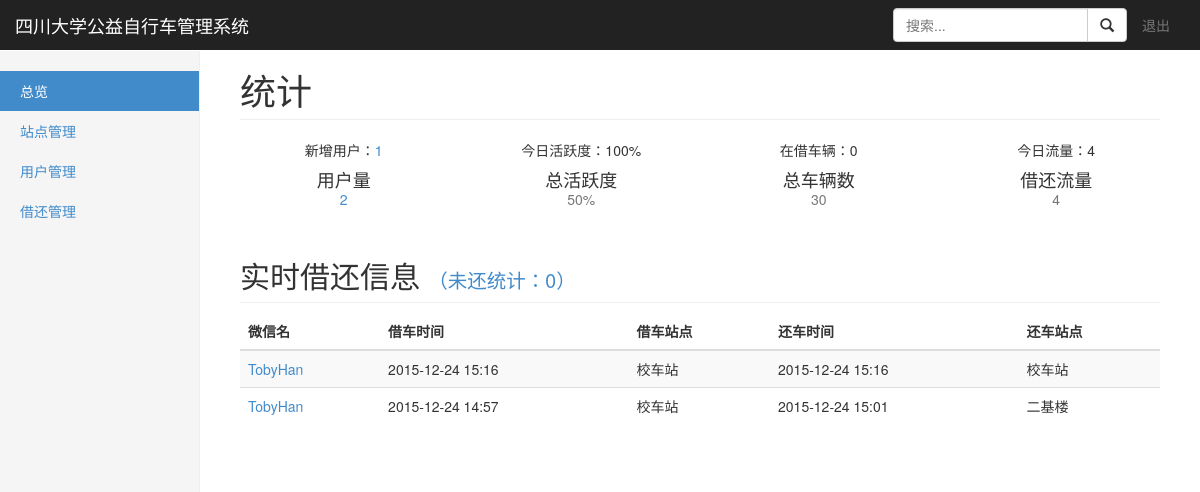
The app's page /index.php (signed in) with its own data.
### tables this page shows
CREATE TABLE IF NOT EXISTS `bike_lend` (
  `id` int(10) NOT NULL AUTO_INCREMENT,
  `userId` int(10) DEFAULT NULL COMMENT '借车人的user_id',
  `lendCreateAt` int(10) DEFAULT NULL COMMENT '借车时间,采用标准时间戳保存',
  `lendStationId` int(10) DEFAULT NULL COMMENT '借车站点id',
  `returnStationId` int(10) DEFAULT NULL COMMENT '还车站点id',
  `returnCreateAt` int(10) DEFAULT NULL COMMENT '还车时间',
  `status` tinyint(2) DEFAULT NULL COMMENT '订单状态,0为借出未还,1为已还',
  `updateCreateAt` int(10) DEFAULT NULL COMMENT '最后更新时间',
  PRIMARY KEY (`id`),
  KEY `index` (`userId`,`lendCreateAt`,`lendStationId`,`returnStationId`,`returnCreateAt`,`status`) USING BTREE
);

CREATE TABLE IF NOT EXISTS `bike_user` (
  `id` int(10) NOT NULL AUTO_INCREMENT COMMENT '用户id',
  `wechatName` char(32) DEFAULT NULL COMMENT '微信名',
  `wechatId` char(128) DEFAULT NULL COMMENT '微信唯一id',
  `createAt` int(10) DEFAULT NULL COMMENT '注册时间，采用标准时间戳保存',
  `gender` tinyint(4) DEFAULT NULL COMMENT '用户的性别，值为1时是男性，值为2时是女性，值为0时是未知',
  `headImgUrl` char(255) DEFAULT NULL,
  PRIMARY KEY (`id`),
  UNIQUE KEY `index` (`wechatId`) USING BTREE,
  KEY `time` (`createAt`)
);

CREATE TABLE IF NOT EXISTS `bike_station` (
  `id` int(10) NOT NULL AUTO_INCREMENT,
  `number` int(11) DEFAULT NULL COMMENT '站台可借自行车数量',
  `name` char(32) DEFAULT '' COMMENT '站台名',
  `x` char(32) DEFAULT NULL COMMENT '站点x坐标',
  `y` char(32) DEFAULT NULL COMMENT '站点y坐标',
  `initNumber` int(11) DEFAULT NULL COMMENT '站点初始车辆',
  PRIMARY KEY (`id`),
  KEY `number` (`number`)
);

### conn.php (called while the page is built, shortened)
<?php
 $siteName="四川大学公益自行车管理系统";
?>

### index.php (the view, shortened to what this page needs)
<?php
  include("conn.php");
  $sql="select count(*) as count from `bike_user`";
  $query=mysql_query($sql);
  if($rs=mysql_fetch_array($query)){
  $count=$rs[0];
  }else{
  $count=0;
  }
  $timeToday=strtotime(date("Y-m-d"));
  $sql="SELECT COUNT(*) AS count FROM `bike_user` where createAt>=$timeToday";
  $query=mysql_query($sql);
  if($rs=mysql_fetch_array($query)){
  $countNewUser=$rs[0];
  }else{
  $countNewUser=0;
  }
  $sql="select sum(initNumber) from `bike_station`";
  $query=mysql_query($sql);
  if($rs=mysql_fetch_array($query)){
  $countBikeNumber=$rs[0];
  }else{
  $countBikeNumber=0;
  }
  $sql="select sum(Number) from `bike_station`";
  $query=mysql_query($sql);
  if($rs=mysql_fetch_array($query)){
  $countNumber=$rs[0];
  }else{
  $countNumber=0;
  }
  $countLendNumber=$countBikeNumber-$countNumber;
  $sql="select count(lendCreateAt) as count from `bike_lend`";
  $query=mysql_query($sql);
  if($rs=mysql_fetch_array($query)){
    $lendNumber=$rs[0];
  }else{
    $lendNumber=0;
  }
  $sql="select count(returnCreateAt) as count from `bike_lend` where status=1";
  $query=mysql_query($sql);
  if($rs=mysql_fetch_array($query)){
    $returnNumber=$rs[0];
  }else{
    $returnNumber=0;
  }
  $sumNumber=$lendNumber+$returnNumber;
  $sql="select count(lendCreateAt) as count from `bike_lend` where lendCreateAt>=$timeToday";
  $query=mysql_query($sql);
  if($rs=mysql_fetch_array($query)){
    $tdLendNumber=$rs[0];
  }else{
    $tdLendNumber=0;
  }
  $sql="select count(returnCreateAt) as count from `bike_lend` where returnCreateAt>=$timeToday";
  $query=mysql_query($sql);
  if($rs=mysql_fetch_array($query)){
    $tdReturnNumber=$rs[0];
  }else{
    $tdReturnNumber=0;
  }
  $tdSumNumber=$tdLendNumber+$tdReturnNumber;
  $sql="select count(distinct userId) from `bike_lend`";
  $query=mysql_query($sql);
  if($rs=mysql_fetch_array($query)){
    $countActive=$rs[0];
  }else{
    $countActive=0;
  }
  $tdActivePercent=$tdLendNumber/$count*100;
  $activePercent=$countActive/$count*100;
?>
<!DOCTYPE html>
<html lang="en">
  <head>
    <link href="css/bootstrap.min.css" rel="stylesheet">
    <link href="css/style.css" rel="stylesheet">
  </head>
  <body>
    <nav class="navbar navbar-inverse navbar-fixed-top" role="navigation">
      <div class="container-fluid">
        <div class="navbar-header">
          <a class="navbar-brand" href="./index.php"><?php echo $siteName; ?></a>
        </div>
        <div id="navbar" class="navbar-collapse collapse">
          <ul class="nav navbar-nav navbar-right">
            <li><a href="./logout.php">退出</a></li>
          </ul>
          <form action="user.php" method="get" class="navbar-form navbar-right">
            <div class="input-group">
               <input type="text" name="keys" class="form-control" placeholder="搜索...">
               <span class="input-group-btn">
                  <button class="btn btn-default" type="submit" name="subs"><span class="glyphicon glyphicon-search"></span></button>
               </span>
            </div>
          </form>
        </div>
      </div>
    </nav>
    <div class="container-fluid">
      <div class="row">
        <div class="col-sm-3 col-md-2 sidebar">
          <ul class="nav nav-sidebar">
            <li class="active"><a href="./index.php">总览</a></li>
            <li><a href="./station.php">站点管理</a></li>
            <li><a href="./user.php">用户管理</a></li>
            <li><a href="./lend.php">借还管理</a></li>
          </ul>
        </div>
        <div class="col-sm-9 col-sm-offset-3 col-md-10 col-md-offset-2 main">
          <h1 class="page-header">统计</h1>
          <div class="row placeholders">
            <div class="col-xs-6 col-sm-3 placeholder">新增用户：<a href="./user.php?type=new"><?php echo $countNewUser; ?></a>
              <h4>用户量</h4>
              <span class="text-muted"><a href="./user.php"><?php echo $count; ?></a></span>
            </div>
            <div class="col-xs-6 col-sm-3 placeholder">今日活跃度：<?php echo round($tdActivePercent,2); ?>%
              <h4>总活跃度</h4>
              <span class="text-muted"><?php echo round($activePercent,2); ?>%</span>
            </div>
            <div class="col-xs-6 col-sm-3 placeholder">在借车辆：<?php echo $countLendNumber; ?>
              <h4>总车辆数</h4>
              <span class="text-muted"><?php echo $countBikeNumber; ?></span>
            </div>
            <div class="col-xs-6 col-sm-3 placeholder">今日流量：<?php echo $tdSumNumber; ?>
              <h4>借还流量</h4>
              <span class="text-muted"><?php echo $sumNumber; ?></span>
            </div>
          </div>
         <h2 class="sub-header">实时借还信息
          <small><a href="./lend.php?status=0">（未还统计：<?php echo $nullNumer=$lendNumber-$returnNumber; ?>）</a></small></h2>
          <div class="table-responsive">
            <table class="table table-striped">
              <thead>
                <tr>
                  <th>微信名</th>
                  <th>借车时间</th>
                  <th>借车站点</th>
                  <th>还车时间</th>
                  <th>还车站点</th>
                </tr>
              </thead>
              <tbody>
                <?php
                  $sql="select * from `bike_lend` order by id desc limit 0,10";
                  $query=mysql_query($sql);
                  while($rs=mysql_fetch_array($query)){
                  $userId=$rs['userId'];
                  $sql="select * from `bike_user` where id=$userId";
                  $userQuery=mysql_query($sql);
                  $rsUser=mysql_fetch_array($userQuery);
                  $lendStationId=$rs['lendStationId'];
                  $sql="select * from `bike_station` where id=$lendStationId";
                  $lendStationQuery=mysql_query($sql);
                  $rsLendStation=mysql_fetch_array($lendStationQuery);
                  $returnStationId=$rs['returnStationId'];
                  $sql="select * from `bike_station` where id=$returnStationId";
                  $returnStationQuery=mysql_query($sql);
                  $rsReturnStation=mysql_fetch_array($returnStationQuery);
                ?>
                <tr>
                  <td><a href="./user.php?id=<?php echo $userId; ?>"><?php echo $rsUser['wechatName']; ?></a></td>
                  <td><?php $lendDates=$rs['lendCreateAt']; echo date("Y-m-d H:i",$lendDates); ?></td>
                  <td><?php echo $rsLendStation['name']; ?></td>
                  <td><?php $returnDates=$rs['returnCreateAt'];
                  $changeDates=date("Y-m-d H:i",$returnDates);
                  if($returnDates==0){echo "未还";}else{ echo $changeDates; } ?></td>
                  <td><?php if($rs['returnStationId']==NULL){echo "未还";}else{ echo $rsReturnStation['name'];} ?></td>
                </tr>
                <?php
                  }
                ?>
              </tbody>
            </table>
          </div>
        </div>
      </div>
    </div>
  </body>
</html>

### css/style.css (style rules this page uses)
body { padding-top: 50px; }
.sub-header { padding-bottom: 10px; border-bottom: 1px solid #eee; }
.navbar-fixed-top { border: 0; }
.sidebar { display: none; }
@media (min-width: 768px) { .sidebar { position: fixed; top: 51px; bottom: 0; left: 0; z-index: 1000; display: block; padding: 20px; overflow-x: hidden; overflow-y: auto; background-color: #f5f5f5; border-right: 1px solid #eee; } }
.nav-sidebar { margin-right: -21px; margin-bottom: 20px; margin-left: -20px; }
.nav-sidebar > li > a { padding-right: 20px; padding-left: 20px; }
.nav-sidebar > .active > a, .nav-sidebar > .active > a:hover, .nav-sidebar > .active > a:focus { color: #fff; background-color: #428bca; }
.main { padding: 20px; }
@media (min-width: 768px) { .main { padding-right: 40px; padding-left: 40px; } }
.main .page-header { margin-top: 0; }
.placeholders { margin-bottom: 30px; text-align: center; }
.placeholders h4 { margin-bottom: 0; }
.placeholder { margin-bottom: 20px; }

### records on screen
bike_lend: bike_user.wechatName "TobyHan", lendCreateAt "2015-12-24 15:16", bike_station.name "校车站", returnCreateAt "2015-12-24 15:16"
bike_lend: bike_user.wechatName "TobyHan", lendCreateAt "2015-12-24 14:57", bike_station.name "校车站", returnCreateAt "2015-12-24 15:01", bike_station.name "二基楼"

### other values on screen
$siteName "四川大学公益自行车管理系统"
$countNewUser "1"
$count "2"
$tdActivePercent "100"
$activePercent "50"
$countLendNumber "0"
$countBikeNumber "30"
$tdSumNumber "4"
$sumNumber "4"
$nullNumer=$lendNumber-$returnNumber "0"
